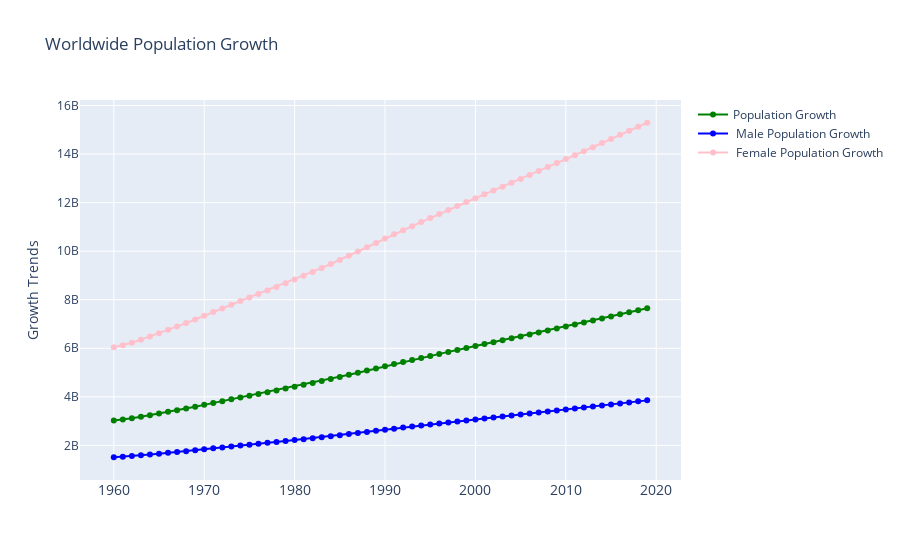

The cell this chart's notebook holds for it:
### Code cell
fig = go.Figure()
fig.add_trace(
    go.Scatter(x = world_df['Year'],
               y = world_df['Population'],
               mode = 'lines+markers',
               name = 'Population Growth',
               line = dict(color = "Green", width = 2)))
fig.add_trace(
    go.Scatter(x = world_males_df['Year'],
               y = world_males_df['Male Population'],
               mode = 'lines+markers',
               name = ' Male Population Growth',
               line = dict(color = "Blue", width = 2)))
fig.add_trace(
    go.Scatter(x = world_females_df['Years'],
               y = world_females_df['Female Population'],
               mode = 'lines+markers',
               name = ' Female Population Growth',
               line = dict(color = "Pink", width = 2)))
fig.update_layout(
    title = 'Worldwide Population Growth',
    xaxis_tickfont_size = 14,
    yaxis = dict(title = 'Growth Trends'))

fig.show()
